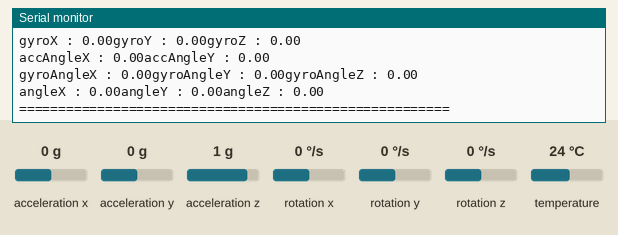
A sketch run on a simulated Arduino Uno, built with avr-gcc and run on an emulated ATmega328P. Shown: the last lines printed to the serial monitor. The test bench sets the inputs (shaded band); at power-on: acceleration x 0 g, acceleration y 0 g, acceleration z 1 g, rotation x 0 °/s, rotation y 0 °/s, rotation z 0 °/s, temperature 24 °C.

Above: at 4.2 s.
4.3 s: acceleration x set to -1.4 g
At 4.42 s:
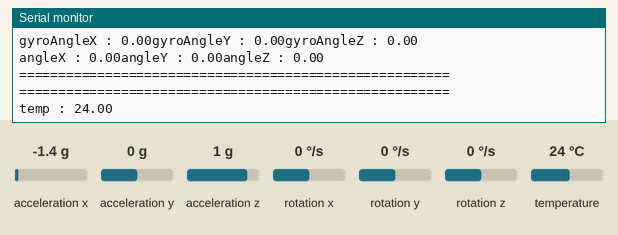
7.3 s: acceleration y set to -1.4 g
At 7.31 s:
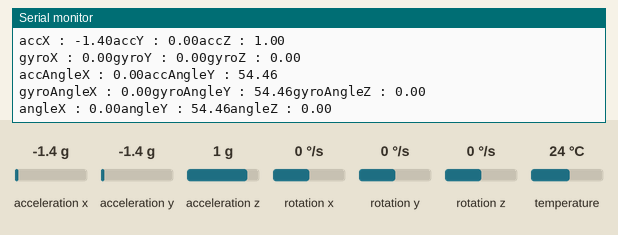
8.8 s: acceleration z set to -1.4 g
At 8.8 s:
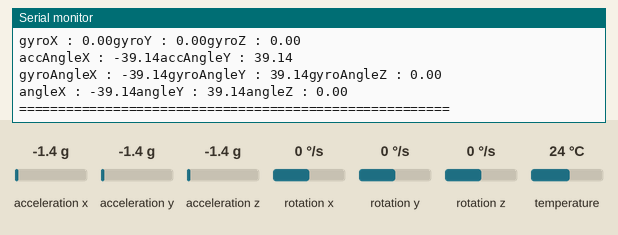
10.3 s: rotation x set to -192 °/s
At 11.31 s:
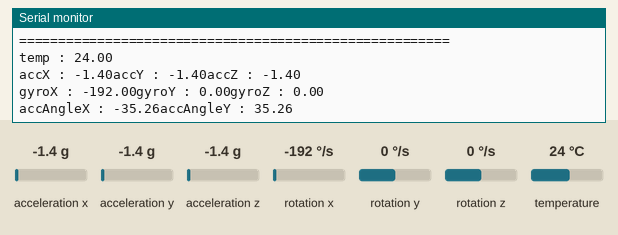
11.8 s: rotation y set to -192 °/s
At 13.7 s:
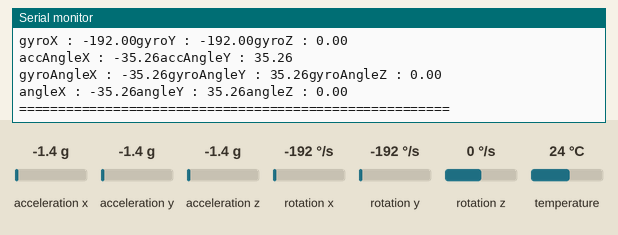
Timing chart, 0 to 14.3 s (numbered marks = the images above; inputs shaded):
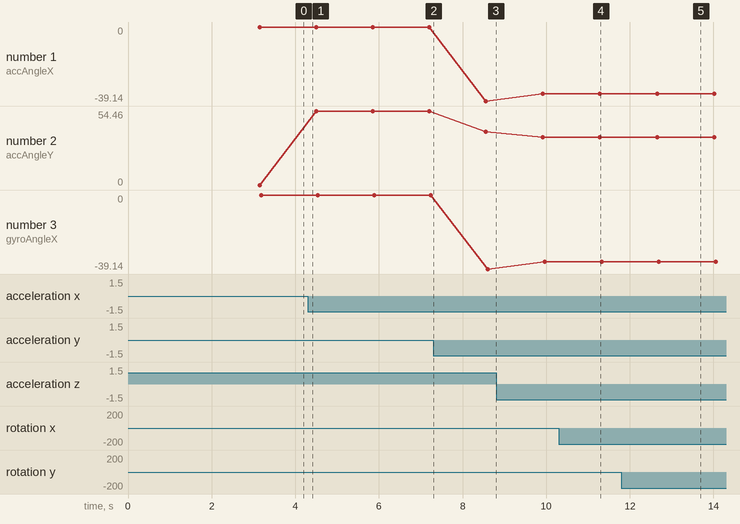

Measured:
- after the input at 10.3 s, the serial monitor: prints a new line after 0.94 s (image 4)
- after the input at 11.8 s, the serial monitor: prints a new line after 0.81 s (image 5)
- plotted number 1: 0 → -39.14 after the input at 7.3 s, -39.14 → -35.26 after the input at 8.8 s
- plotted number 2: 0 → 54.46 after the input at 4.3 s, 54.46 → 39.14 after the input at 7.3 s, 39.14 → 35.26 after the input at 8.8 s
- plotted number 3: 0 → -39.14 after the input at 7.3 s, -39.14 → -35.26 after the input at 8.8 s

The sketch:

JHD162AwithMPU.ino
```cpp
#include <MPU6050_tockn.h>
#include <Wire.h>

MPU6050 mpu6050(Wire);

long timer = 0;

#include <LiquidCrystal_I2C.h>
#include <LiquidCrystal.h>
// Set the LCD address to 0x27 for a 20 chars and 4 line display
LiquidCrystal_I2C lcd(0x27,16,2);

int typeSelect = 6;// select type . See bellow

String type[]={ "GyroAng and Ang",// select 0
                "GyroAng and Acc",// select 1
                "GyroAng and Gyro",// select 2
                "AccAng and Acc",// select 3
                "AccAng & Gyro",// select 4
                "AccAng and Ang",// select 5
                "Angle and Temp"// select 6
              };

void setup() {
  Serial.begin(9600);
  Wire.begin();
  mpu6050.begin();
  mpu6050.calcGyroOffsets(true);

  // initialize the LCD,
  // lcd.begin();
  // Turn on the blacklight and print a message.
  lcd.backlight();
}

void loop() {
  mpu6050.update();

  if(millis() - timer > 1000){

    Serial.println("=======================================================");
    Serial.print("temp : ");Serial.println(mpu6050.getTemp());
    Serial.print("accX : ");Serial.print(mpu6050.getAccX());
    Serial.print("accY : ");Serial.print(mpu6050.getAccY());
    Serial.print("accZ : ");Serial.println(mpu6050.getAccZ());

    Serial.print("gyroX : ");Serial.print(mpu6050.getGyroX());
    Serial.print("gyroY : ");Serial.print(mpu6050.getGyroY());
    Serial.print("gyroZ : ");Serial.println(mpu6050.getGyroZ());

    Serial.print("accAngleX : "); Serial.print(mpu6050.getAccAngleX());
    Serial.print("accAngleY : ");Serial.println(mpu6050.getAccAngleY());

    Serial.print("gyroAngleX : ");Serial.print(mpu6050.getGyroAngleX());
    Serial.print("gyroAngleY : ");Serial.print(mpu6050.getGyroAngleY());
    Serial.print("gyroAngleZ : ");Serial.println(mpu6050.getGyroAngleZ());

    Serial.print("angleX : ");Serial.print(mpu6050.getAngleX());
    Serial.print("angleY : ");Serial.print(mpu6050.getAngleY());
    Serial.print("angleZ : ");Serial.println(mpu6050.getAngleZ());
    Serial.println("=======================================================");
    timer = millis();


  }// if
  lcd.clear();// clearn previous values from screen
  switch (typeSelect)
  {

  case 0:// display GyroAngle and Angle
   lcdDisplay(mpu6050.getGyroAngleX(),mpu6050.getGyroAngleY(),mpu6050.getGyroAngleZ(),
             mpu6050.getAngleX(),mpu6050.getAngleY(),mpu6050.getAngleZ()
            );
   break;

  case 1:// display GyroAngle and Acceleration value
   lcdDisplay(mpu6050.getAngleX(),mpu6050.getAngleY(),mpu6050.getAngleZ(),
             mpu6050.getAccX(),mpu6050.getAccY(),mpu6050.getAccZ()
            );
   break;

  case 2:// display GyroAngle and Gyroscope value
   lcdDisplay(mpu6050.getAngleX(),mpu6050.getAngleY(),mpu6050.getAngleZ(),
            mpu6050.getGyroX(),mpu6050.getGyroY(),mpu6050.getGyroZ()
            );
   break;

  case 3:// display Acceleration Angle and Acceleration value
   lcdDisplay(mpu6050.getAccAngleX(),mpu6050.getAccAngleY(),0.0,
           mpu6050.getAccX(),mpu6050.getAccY(),mpu6050.getAccZ()
            );
   break;

  case 4:// display Acceleration Angle and Gyro value
   lcdDisplay(mpu6050.getAccAngleX(),mpu6050.getAccAngleY(), 0.0,
              mpu6050.getGyroX(),mpu6050.getGyroY(),mpu6050.getGyroZ()
            );
   break;

  case 5:// display Acceleration Angle and Angle
   lcdDisplay(mpu6050.getAccAngleX(),mpu6050.getAccAngleY(), 0.0,
           mpu6050.getAngleX(),mpu6050.getAngleY(),mpu6050.getAngleZ()
            );
   break;

  case 6:// display angle and Temperature
   lcdDisplay(mpu6050.getAngleX(),mpu6050.getAngleY(),mpu6050.getAngleZ(),
           mpu6050.getTemp(), 0.0, 0.0
            );
   break;
  }// switch end
    delay(100);
}// loop
void lcdDisplay(float x, float y, float z, float x1, float y1, float z1)
{
   // Robojax.com MPU6050 Demo with LCD2004-I2C Display
   lcd.setCursor (0,0); //
   lcd.print(type[typeSelect]);
   lcd.setCursor (0,0); //
   String dis = "("+String(typeSelect)+")";
   lcd.print(dis);

    if(typeSelect !=6){
   lcd.setCursor (0,0); //character zero, line 1
   lcd.print("X:");

   lcd.setCursor (2,0); //
   lcd.print(x);

   /////////////////////
   lcd.setCursor (8,0); //character zero, line 1
   lcd.print("X1:");

   lcd.setCursor (10,0); //
   lcd.print(x1);


  /* lcd.setCursor (0,1); //character zero, line 2
   lcd.print("Y:");

   lcd.setCursor (1,1); //
   lcd.print(y);

   ////////////////////////
   lcd.setCursor (8,1); //character zero, line 1
   lcd.print("Y1:");

   lcd.setCursor (8,1); //
   lcd.print(y1);


   lcd.setCursor (0,3); //character zero, line 3
   lcd.print("Z:");

   lcd.setCursor (2,3); //
   lcd.print(z);

   //////////////////////
   lcd.setCursor (10,3); //character zero, line 3
   lcd.print("Z1:");

   lcd.setCursor (13,3); //
   lcd.print(z1);

    }else{
   lcd.setCursor (0,1); //character zero, line 1
   lcd.print("X:");

   lcd.setCursor (2,1); //
   lcd.print(x);

   lcd.setCursor (10,1); //character zero, line 1
   lcd.print("TMP: ");

   lcd.setCursor (15,1); //
   lcd.print(x1);

   lcd.setCursor (0,2); //character zero, line 2
   lcd.print("Y:");

   lcd.setCursor (2,2); //
   lcd.print(y);


   lcd.setCursor (0,3); //character zero, line 3
   lcd.print("Z:");

   lcd.setCursor (2,3); //
   lcd.print(z);
  */


    }

}
```
